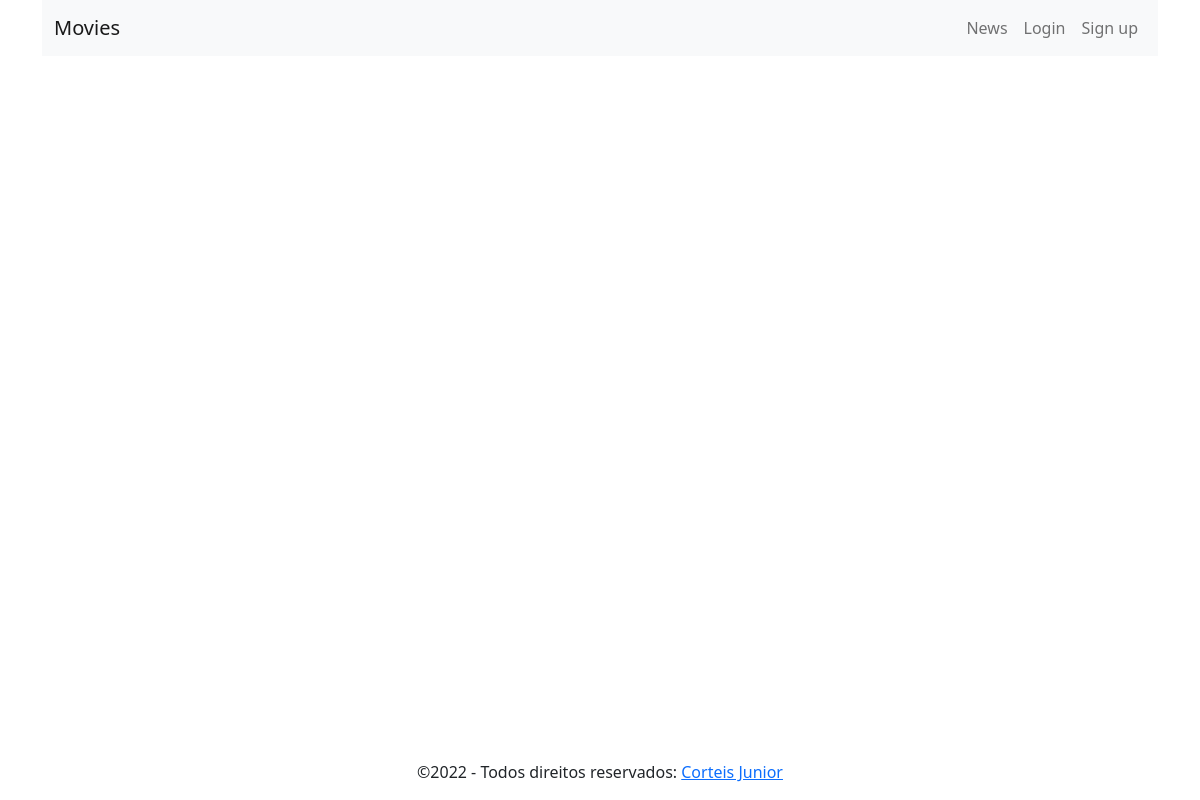
Before: /news/ with the older database file.
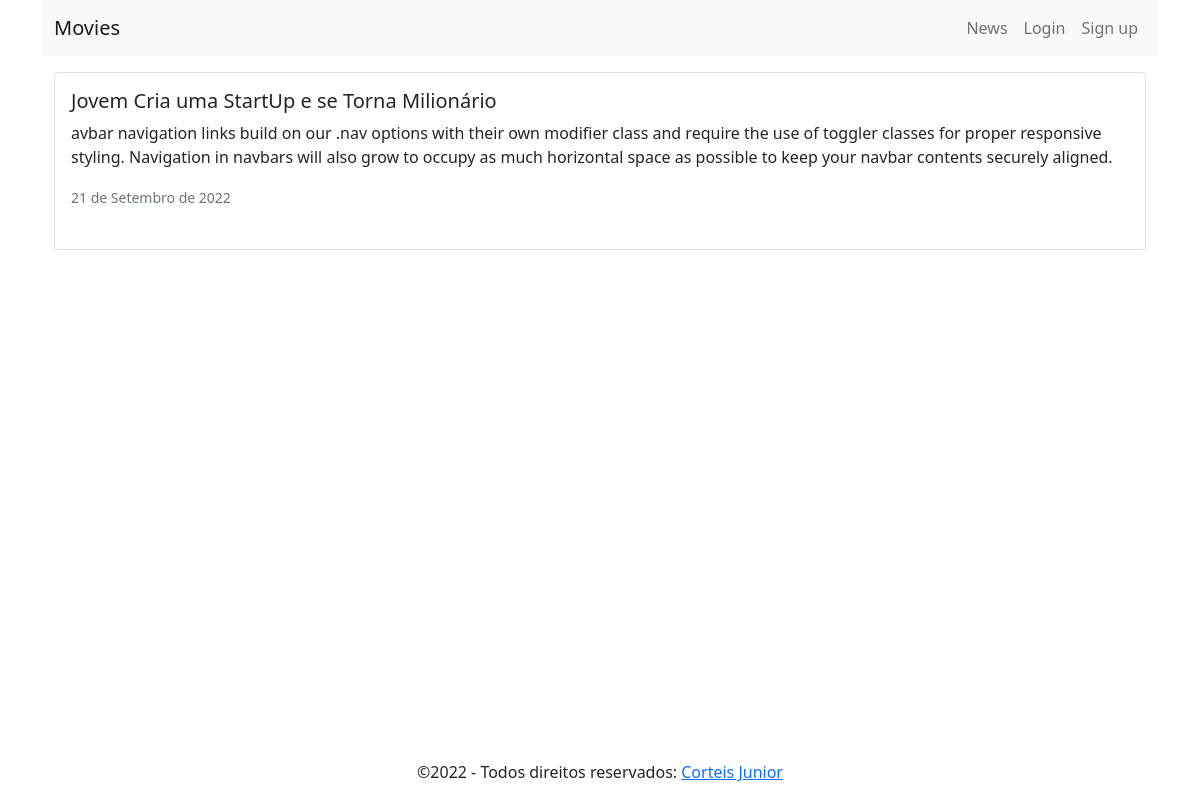
After: the same page with the newer database file.
### news/models.py (models this page shows, shortened)
class News(models.Model):
    headline = models.CharField(max_length=200)
    body = models.TextField()
    date = models.DateField()

### news/views.py (the view)
# urls.py: path('news/', include('news.urls')),
def news(request):
    newss = News.objects.all().order_by('-date')
    return render(request, 'news.html', {'newss':newss})

### news/templates/news.html (shortened to what this page needs)
<!DOCTYPE html>
<html lang="en">
<head>
    <link href="https://cdn.jsdelivr.net/npm/bootstrap@5.0.2/dist/css/bootstrap.min.css" rel="stylesheet">
</head>
<body>
    <div class="container">
        {% extends 'base.html' %}
        {% block content %}
        {% for news in newss %}
        <div class="card mb-3 ">
            <div class="row g-0 pb-4">
                <div>
                    <div class="card-body ">
                        <h5 class="card-title">{{ news.headline }}</h5 class="card">
                            <p class="card-text">{{ news.body}}</p>
                        <p class="card-text"> <small class="text-muted">{{ news.date }}</small></p>
                    </div>
                </div>
            </div>
        </div>
        {% endfor %}
    </div>
    {% endblock content %}

Changed rows visible on the page:
added News: headline "Jovem Cria uma StartUp e se Torna Milionário", body "avbar navigation links build on our .nav options with their own modifier class and require the use of toggler classes for proper responsive styling. Navigation in navbars will also grow to occupy as much horizontal space as possible to keep your navbar contents securely aligned.", date "21 de Setembro de 2022"
